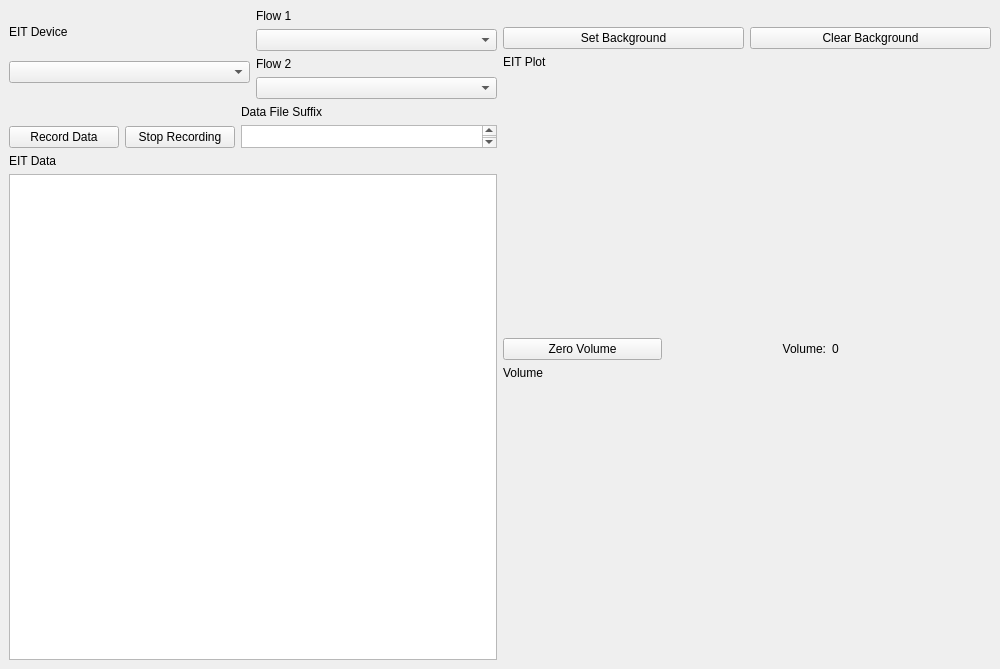
<?xml version="1.0" encoding="UTF-8"?>
<ui version="4.0">
 <class>MainWindow</class>
 <widget class="QMainWindow" name="MainWindow">
  <property name="geometry">
   <rect>
    <x>0</x>
    <y>0</y>
    <width>1000</width>
    <height>669</height>
   </rect>
  </property>
  <property name="windowTitle">
   <string>MainWindow</string>
  </property>
  <widget class="QWidget" name="centralwidget">
   <property name="sizePolicy">
    <sizepolicy hsizetype="Expanding" vsizetype="Expanding">
     <horstretch>0</horstretch>
     <verstretch>0</verstretch>
    </sizepolicy>
   </property>
   <property name="baseSize">
    <size>
     <width>1000</width>
     <height>1000</height>
    </size>
   </property>
   <layout class="QGridLayout" name="gridLayout">
    <item row="0" column="2">
     <layout class="QVBoxLayout" name="verticalLayout">
      <item>
       <layout class="QVBoxLayout" name="verticalLayoutEIT">
        <item>
         <layout class="QVBoxLayout" name="verticalLayout_7">
          <item>
           <widget class="QWidget" name="widget" native="true">
            <property name="sizePolicy">
             <sizepolicy hsizetype="Preferred" vsizetype="Maximum">
              <horstretch>0</horstretch>
              <verstretch>0</verstretch>
             </sizepolicy>
            </property>
            <property name="minimumSize">
             <size>
              <width>0</width>
              <height>12</height>
             </size>
            </property>
            <property name="maximumSize">
             <size>
              <width>16777215</width>
              <height>12</height>
             </size>
            </property>
           </widget>
          </item>
          <item>
           <layout class="QHBoxLayout" name="horizontalLayout_4">
            <item>
             <widget class="QPushButton" name="set_background_button">
              <property name="text">
               <string>Set Background</string>
              </property>
             </widget>
            </item>
            <item>
             <widget class="QPushButton" name="clear_background_button">
              <property name="text">
               <string>Clear Background</string>
              </property>
             </widget>
            </item>
           </layout>
          </item>
          <item>
           <widget class="QLabel" name="label_2">
            <property name="text">
             <string>EIT Plot</string>
            </property>
           </widget>
          </item>
          <item>
           <widget class="QWidget" name="placeholderWidget" native="true">
            <property name="sizePolicy">
             <sizepolicy hsizetype="Expanding" vsizetype="Expanding">
              <horstretch>0</horstretch>
              <verstretch>0</verstretch>
             </sizepolicy>
            </property>
           </widget>
          </item>
         </layout>
        </item>
       </layout>
      </item>
      <item>
       <layout class="QVBoxLayout" name="verticalLayoutVolume">
        <item>
         <layout class="QHBoxLayout" name="horizontalLayout_5">
          <item>
           <widget class="QPushButton" name="zeroVolumeButton">
            <property name="text">
             <string>Zero Volume</string>
            </property>
           </widget>
          </item>
          <item>
           <widget class="QLabel" name="volumeIndicatorLabel">
            <property name="text">
             <string>Volume:</string>
            </property>
            <property name="alignment">
             <set>Qt::AlignRight|Qt::AlignTrailing|Qt::AlignVCenter</set>
            </property>
           </widget>
          </item>
          <item>
           <widget class="QLabel" name="volumeLabel">
            <property name="text">
             <string>0</string>
            </property>
           </widget>
          </item>
         </layout>
        </item>
        <item>
         <widget class="QLabel" name="labelVolume">
          <property name="text">
           <string>Volume</string>
          </property>
         </widget>
        </item>
        <item>
         <widget class="QWidget" name="placeholderWidgetVolume" native="true">
          <property name="sizePolicy">
           <sizepolicy hsizetype="Expanding" vsizetype="Expanding">
            <horstretch>0</horstretch>
            <verstretch>0</verstretch>
           </sizepolicy>
          </property>
         </widget>
        </item>
       </layout>
      </item>
     </layout>
    </item>
    <item row="0" column="0">
     <layout class="QVBoxLayout" name="verticalLayout_2">
      <property name="sizeConstraint">
       <enum>QLayout::SetMaximumSize</enum>
      </property>
      <item>
       <layout class="QHBoxLayout" name="horizontalLayout_31">
        <property name="sizeConstraint">
         <enum>QLayout::SetMaximumSize</enum>
        </property>
        <item>
         <layout class="QVBoxLayout" name="verticalLayout_35">
          <item>
           <widget class="QLabel" name="label_20">
            <property name="sizePolicy">
             <sizepolicy hsizetype="Preferred" vsizetype="Fixed">
              <horstretch>0</horstretch>
              <verstretch>0</verstretch>
             </sizepolicy>
            </property>
            <property name="text">
             <string>EIT Device</string>
            </property>
           </widget>
          </item>
          <item>
           <widget class="QComboBox" name="comboBox">
            <property name="sizePolicy">
             <sizepolicy hsizetype="Expanding" vsizetype="Fixed">
              <horstretch>0</horstretch>
              <verstretch>0</verstretch>
             </sizepolicy>
            </property>
            <property name="currentText">
             <string/>
            </property>
           </widget>
          </item>
         </layout>
        </item>
        <item>
         <layout class="QVBoxLayout" name="verticalLayout_36">
          <item>
           <widget class="QLabel" name="label_21">
            <property name="text">
             <string>Flow 1</string>
            </property>
           </widget>
          </item>
          <item>
           <widget class="QComboBox" name="comboBoxFlow1">
            <property name="sizePolicy">
             <sizepolicy hsizetype="Expanding" vsizetype="Fixed">
              <horstretch>0</horstretch>
              <verstretch>0</verstretch>
             </sizepolicy>
            </property>
            <property name="currentText">
             <string/>
            </property>
           </widget>
          </item>
          <item>
           <widget class="QLabel" name="label_22">
            <property name="text">
             <string>Flow 2</string>
            </property>
           </widget>
          </item>
          <item>
           <widget class="QComboBox" name="comboBoxFlow2">
            <property name="sizePolicy">
             <sizepolicy hsizetype="Expanding" vsizetype="Fixed">
              <horstretch>0</horstretch>
              <verstretch>0</verstretch>
             </sizepolicy>
            </property>
            <property name="currentText">
             <string/>
            </property>
           </widget>
          </item>
         </layout>
        </item>
       </layout>
      </item>
      <item>
       <layout class="QHBoxLayout" name="horizontalLayout_26">
        <item>
         <layout class="QHBoxLayout" name="horizontalLayout_27">
          <item>
           <layout class="QVBoxLayout" name="verticalLayout_31">
            <item>
             <widget class="QWidget" name="widget_10" native="true">
              <property name="sizePolicy">
               <sizepolicy hsizetype="Preferred" vsizetype="Ignored">
                <horstretch>0</horstretch>
                <verstretch>0</verstretch>
               </sizepolicy>
              </property>
              <property name="minimumSize">
               <size>
                <width>158</width>
                <height>0</height>
               </size>
              </property>
             </widget>
            </item>
            <item>
             <layout class="QHBoxLayout" name="horizontalLayout_28">
              <property name="sizeConstraint">
               <enum>QLayout::SetDefaultConstraint</enum>
              </property>
              <item alignment="Qt::AlignBottom">
               <widget class="QPushButton" name="startRecordingButton">
                <property name="text">
                 <string>Record Data</string>
                </property>
               </widget>
              </item>
              <item alignment="Qt::AlignBottom">
               <widget class="QPushButton" name="stopRecordingButton">
                <property name="visible">
                 <bool>false</bool>
                </property>
                <property name="text">
                 <string>Stop Recording</string>
                </property>
               </widget>
              </item>
             </layout>
            </item>
           </layout>
          </item>
          <item>
           <layout class="QVBoxLayout" name="verticalLayout_32">
            <item>
             <widget class="QLabel" name="label_18">
              <property name="text">
               <string>Data File Suffix</string>
              </property>
             </widget>
            </item>
            <item>
             <widget class="QTextEdit" name="dataFileSuffixTextEdit">
              <property name="sizePolicy">
               <sizepolicy hsizetype="Preferred" vsizetype="Fixed">
                <horstretch>0</horstretch>
                <verstretch>0</verstretch>
               </sizepolicy>
              </property>
              <property name="maximumSize">
               <size>
                <width>16777215</width>
                <height>23</height>
               </size>
              </property>
              <property name="baseSize">
               <size>
                <width>0</width>
                <height>1</height>
               </size>
              </property>
             </widget>
            </item>
           </layout>
          </item>
         </layout>
        </item>
       </layout>
      </item>
      <item>
       <layout class="QHBoxLayout" name="testButtonsLayout"/>
      </item>
      <item>
       <widget class="QLabel" name="label">
        <property name="text">
         <string>EIT Data</string>
        </property>
       </widget>
      </item>
      <item>
       <widget class="QTextEdit" name="textEdit">
        <property name="readOnly">
         <bool>true</bool>
        </property>
       </widget>
      </item>
     </layout>
    </item>
   </layout>
  </widget>
 </widget>
 <resources/>
 <connections/>
</ui>
